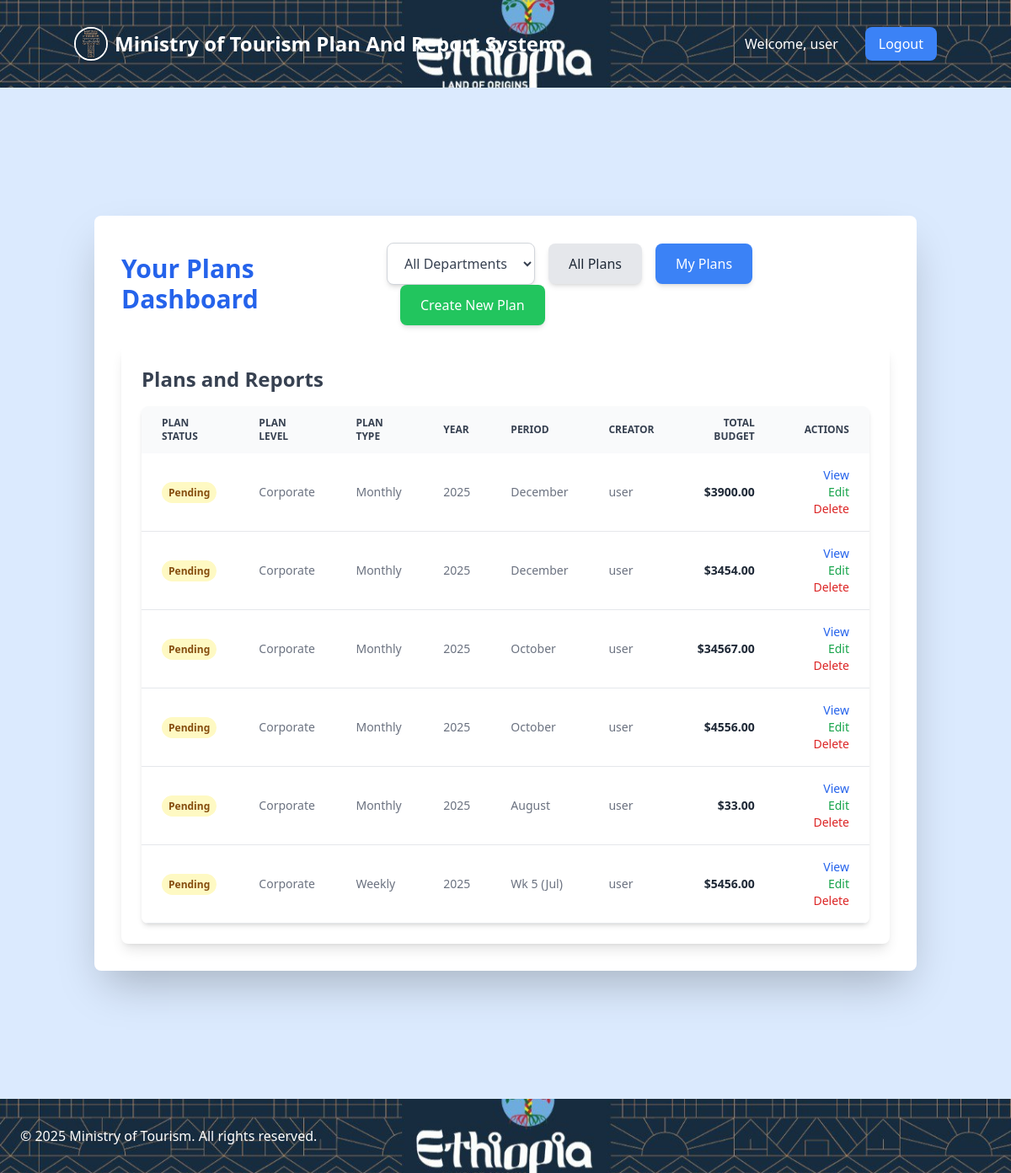
The app's page /?show=my_plans (signed in) with its own data.
### accounts/models.py (models this page shows, shortened)
class User(AbstractUser):
    ROLE_CHOICES = (
        ('CORPORATE', 'Corporate'),
        ('STRATEGIC-TEAM', 'Strategic-Team'),
        ('MD', 'MD'),
        ('DEPARTMENT', 'Department'),
        ('DESK', 'Desk'),
        ('INDIVIDUAL', 'Individual'),
    )
    role = models.CharField(max_length=20, choices=ROLE_CHOICES, default='INDIVIDUAL')
    department = models.CharField(max_length=100, blank=True, null=True, help_text="Department of the user (e.g., Marketing, IT)")

### plans/models.py (models this page shows, shortened)
class Plan(models.Model):
    LEVEL_CHOICES = [
        ("individual", "Individual"),
        ("desk", "Desk"),
        ("department", "Department"),
        ("md", "MD"),
        ("corporate", "Corporate"),
        ("strategic-team", "Strategic Team")
    ]
    PLAN_TYPE_CHOICES = [
        ("weekly", "Weekly"),
        ("monthly", "Monthly"),
        ("quarterly", "Quarterly"),
        ("yearly", "Yearly"),
    ]
    user = models.ForeignKey(settings.AUTH_USER_MODEL, on_delete=models.CASCADE)
    level = models.CharField(max_length=20, choices=LEVEL_CHOICES)
    plan_type = models.CharField(max_length=20, choices=PLAN_TYPE_CHOICES)
    year = models.PositiveIntegerField()
    week_number = models.PositiveSmallIntegerField(
        choices=[(i, f"Week {i}") for i in range(1, 53)],
        null=True, blank=True
    )
    MONTH_CHOICES = [
        (1, "July"), (2, "August"), (3, "September"), (4, "October"),
        (5, "November"), (6, "December"), (7, "January"), (8, "February"),
        (9, "March"), (10, "April"), (11, "May"), (12, "June")
    ]
    month = models.PositiveSmallIntegerField(choices=MONTH_CHOICES, null=True, blank=True)
    quarter_number = models.PositiveSmallIntegerField(
        choices=[(i, f"Quarter {i}") for i in range(1, 5)],
        null=True, blank=True
    )
    status = models.CharField(
        max_length=20,
        choices=[("PENDING", "Pending"), ("APPROVED", "Approved"), ("REJECTED", "Rejected")],
        default="PENDING"
    )
    review_comments = models.TextField(blank=True, null=True)
    created_at = models.DateTimeField(auto_now_add=True)
    @property
    def total_budget(self):
        result = self.major_activities.aggregate(total_budget=Sum("budget"))
        return result["total_budget"] or 0.00

### plans/views.py (the view, shortened to what this page needs)
# urls.py: path('', views.dashboard, name='dashboard'),
@login_required
def dashboard(request):
    user_role = request.user.role.lower()
    user = request.user
    prefetch_fields = ('goals', 'kpis', 'major_activities__detail_activities')
    base_query = Plan.objects.all().prefetch_related(*prefetch_fields).order_by('-year', '-month', '-week_number')
    show_my_plans = request.GET.get('show', 'all') == 'my_plans'
    selected_department_name = request.GET.get('department', '')
    if show_my_plans:
        plans = base_query.filter(user=request.user)
    elif user_role == 'corporate':
        if selected_department_name:
            plans = base_query.filter(user__department__iexact=selected_department_name)
        else:
            plans = base_query
    elif user_role == 'strategic-team':
        plans = base_query.filter(
            Q(user=request.user) |
              Q(level__iexact='corporate') |
                Q(level__iexact='md')
        )
    elif user_role == 'md':
        plans = base_query.filter(
            Q(user=request.user) |
              Q(level__iexact='md') |
              Q(user__md=request.user)
        )
    elif user_role == 'desk':
                plans = base_query.filter(
                    Q(user=user) |
                    Q(level__iexact='desk', user__desk__iexact=request.user) |
                    Q(level__iexact='individual', user__desk__iexact=request.user.desk)
                )
    elif user_role == 'individual':
            plans = base_query.filter(user=user)
    else:
        plans = Plan.objects.none() # Default safety
    all_departments = []
    if user_role == 'corporate':
        all_departments = User.objects.filter(department__isnull=False).values_list('department', flat=True).distinct()
    context = {
        'user_role': user_role,
        'plans': plans,
        'show_my_plans': show_my_plans,
        'all_departments': all_departments,
        'selected_department': selected_department_name,
    }
    return render(request, 'plans/dashboard.html', context)

### plans/templates/plans/dashboard.html (shortened to what this page needs)
{% extends "plans/base.html" %}
{% block content %}
<div class="bg-white p-8 rounded-lg shadow-2xl max-w-6xl mx-auto my-10 lg:my-24">
    <div class="flex flex-col md:flex-row justify-between items-center mb-6">
        <h1 class="text-3xl font-bold text-blue-600 mb-4 md:mb-0">Your Plans Dashboard</h1>
        <div class="flex flex-wrap items-center space-y-4 md:space-y-0 md:space-x-4">
            {% if user_role == 'corporate' %}
            <div class="w-full md:w-auto">
                <select onchange="window.location.href = this.value;"
                    class="block w-full md:w-auto px-4 py-3 rounded-lg shadow-md bg-white border border-gray-300 focus:outline-none focus:ring-2 focus:ring-blue-500 transition-colors cursor-pointer text-gray-700">
                    <option value="{% url 'dashboard' %}" {% if not selected_department %}selected{% endif %}>
                        All Departments
                    </option>
                </select>
            </div>
            {% endif %}
            <a href="{% url 'dashboard' %}"
                class="w-full md:w-auto text-center px-6 py-3 rounded-lg transition-colors shadow-md
                {% if not show_my_plans and not selected_department %}bg-blue-500 text-white hover:bg-blue-600{% else %}bg-gray-200 text-gray-800 hover:bg-gray-300{% endif %}">
                All Plans
            </a>
            <a href="{% url 'dashboard' %}?show=my_plans"
                class="w-full md:w-auto text-center px-6 py-3 rounded-lg transition-colors shadow-md
                {% if show_my_plans %}bg-blue-500 text-white hover:bg-blue-600{% else %}bg-gray-200 text-gray-800 hover:bg-gray-300{% endif %}">
                My Plans
            </a>
            <a href="{% url 'create_plan' %}"
                class="w-full md:w-auto text-center bg-green-500 text-white px-6 py-3 rounded-lg hover:bg-green-600 transition-colors shadow-md">
                Create New Plan
            </a>
        </div>
    </div>
    <div class="bg-white p-6 rounded-lg shadow-lg">
        <h2 class="text-2xl font-bold text-gray-700 mb-4">Plans and Reports</h2>
        {% if plans %}
        <div class="overflow-x-auto shadow-md rounded-lg">
            <table class="w-full text-sm text-left text-gray-500">
                <thead class="text-xs text-gray-700 uppercase bg-gray-50">
                    <tr>
                        <th scope="col" class="px-6 py-3">Plan Status</th>
                        <th scope="col" class="px-6 py-3">Plan Level</th>
                        <th scope="col" class="px-6 py-3">Plan Type</th>
                        <th scope="col" class="px-6 py-3">Year</th>
                        <th scope="col" class="px-6 py-3">Period</th>
                        <th scope="col" class="px-6 py-3">Creator</th>
                        <th scope="col" class="px-6 py-3 text-right">Total Budget</th>
                        <th scope="col" class="px-6 py-3 text-right">Actions</th>
                    </tr>
                </thead>
                <tbody>
                    {% for plan in plans %}
                    <tr class="bg-white border-b hover:bg-gray-50">
                        <td class="px-6 py-4">
                            <span class="font-semibold px-2 py-1 rounded-full text-xs
                                {% if plan.status == 'APPROVED' %}bg-green-100 text-green-800
                                {% elif plan.status == 'REJECTED' %}bg-red-100 text-red-800
                                {% else %}bg-yellow-100 text-yellow-800
                                {% endif %}">
                                {{ plan.get_status_display }}
                            </span>
                        </td>
                        <td class="px-6 py-4">{{ plan.get_level_display }}</td>
                        <td class="px-6 py-4">{{ plan.get_plan_type_display }}</td>
                        <td class="px-6 py-4">{{ plan.year }}</td>
                        <td class="px-6 py-4">
                            {% if plan.plan_type == 'monthly' %}
                                {{ plan.get_month_display }}
                            {% elif plan.plan_type == 'quarterly' %}
                                Q{{ plan.quarter_number }}
                            {% elif plan.plan_type == 'weekly' %}
                                Wk {{ plan.week_number }} ({{ plan.get_month_display|slice:":3" }})
                            {% else %}
                                N/A
                            {% endif %}
                        </td>
                        <td class="px-6 py-4">{{ plan.user.username }}</td>
                        <td class="px-6 py-4 text-right font-bold text-gray-800">
                            {% if plan.total_budget %}
                                ${{ plan.total_budget|floatformat:2 }}
                            {% else %}
                                $0.00
                            {% endif %}
                        </td>
                        <td class="px-6 py-4 text-right space-x-2">
                            <a href="{% url 'view_plan' plan.pk %}"
                                class="font-medium text-blue-600 hover:underline">View</a>
                            {% if user.is_authenticated and plan.user == request.user and plan.status != 'APPROVED' %}
                            <a href="{% url 'edit_plan' plan.pk %}"
                                class="font-medium text-green-600 hover:underline">Edit</a>
                            <button type="button" class="font-medium text-red-600 hover:underline delete-button"
                                data-delete-url="{% url 'delete_plan' plan.pk %}">Delete</button>
                            {% endif %}
                        </td>
                    </tr>
                    {% endfor %}
                </tbody>
            </table>
        </div>
        {% else %}
        <p class="text-center text-gray-500 py-12">No plans found. Please create one to get started!</p>
        {% endif %}
    </div>
</div>
{% endblock %}

### plans/templates/plans/base.html (shortened to what this page needs)
{% load static %}
<!DOCTYPE html>
<html lang="en">
<head>
    <script src="https://cdn.tailwindcss.com"></script>
</head>
<body class="bg-blue-100 min-h-screen font-sans antialiased">
<header class="py-8 px-6 mb-6 bg-cover bg-center bg-[url('{% static "plans/images/ministryoftourism.jpg" %}')]">
    <div class="container mx-auto">
        <div class="flex justify-between items-center">
            <div class="flex items-center">
                <img src="{% static 'plans/images/tourism logo.jpg' %}"
                     class="h-10 w-10 mr-2 object-cover rounded-full shadow-sm border-2 border-white">
                <h1 class="hidden md:block text-2xl font-bold text-white">
                    Ministry of Tourism Plan And Report System
                </h1>
            </div>
            <div class="hidden md:flex items-center gap-4">
                {% if user.is_authenticated %}
                <span class="text-white mr-4">Welcome, {{ user.username }}</span>
                <form action="{% url 'logout' %}" method="post" class="inline">
                    <button type="submit" class="bg-blue-500 text-white px-4 py-2 rounded-lg hover:bg-red-600">
                        Logout
                    </button>
                </form>
                {% else %}
                <a href="{% url 'login' %}" class="bg-blue-500 text-white px-4 py-2 rounded-lg hover:bg-blue-600">
                    Login
                </a>
                {% endif %}
            </div>
        </div>
    </div>
</header>
<main class="container mx-auto px-6 py-8">
    {% block content %}
    {% endblock %}
</main>
<footer class="mt-6 py-8 px-6 text-left text-white bg-cover bg-center bg-[url('{% static "plans/images/ministryoftourism.jpg" %}')]">
    &copy; 2025 Ministry of Tourism. All rights reserved.
</footer>
</body>
</html>

### records on screen
User: username "user"
Plan: status "Pending", level "Corporate", plan_type "Monthly", year "2025", month "December", user.username "user", total_budget "3900.00", shows "Edit"
Plan: status "Pending", level "Corporate", plan_type "Monthly", year "2025", month "December", user.username "user", total_budget "3454.00", shows "Edit"
Plan: status "Pending", level "Corporate", plan_type "Monthly", year "2025", month "October", user.username "user", total_budget "34567.00", shows "Edit"
Plan: status "Pending", level "Corporate", plan_type "Monthly", year "2025", month "October", user.username "user", total_budget "4556.00", shows "Edit"
Plan: status "Pending", level "Corporate", plan_type "Monthly", year "2025", month "August", user.username "user", total_budget "33.00", shows "Edit"
Plan: status "Pending", level "Corporate", plan_type "Weekly", year "2025", week_number "5", month "Jul", user.username "user", total_budget "5456.00", shows "Edit"
